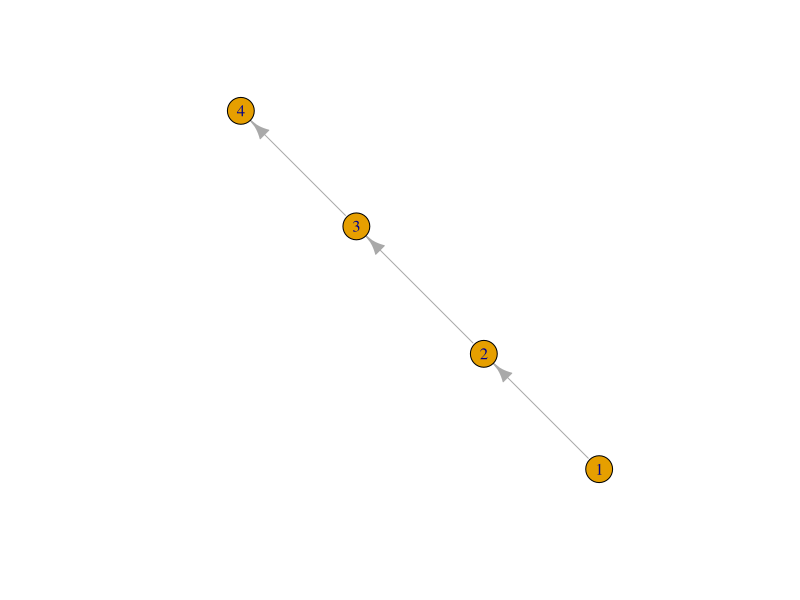
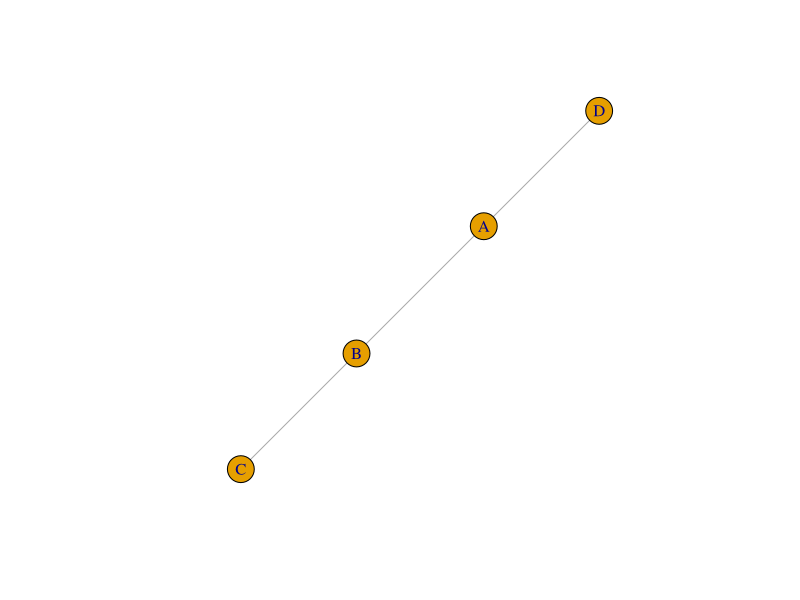
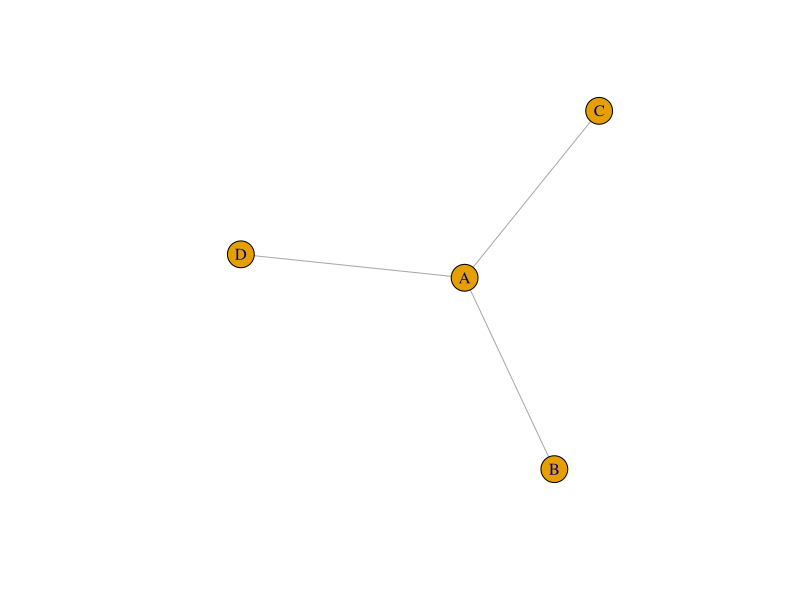
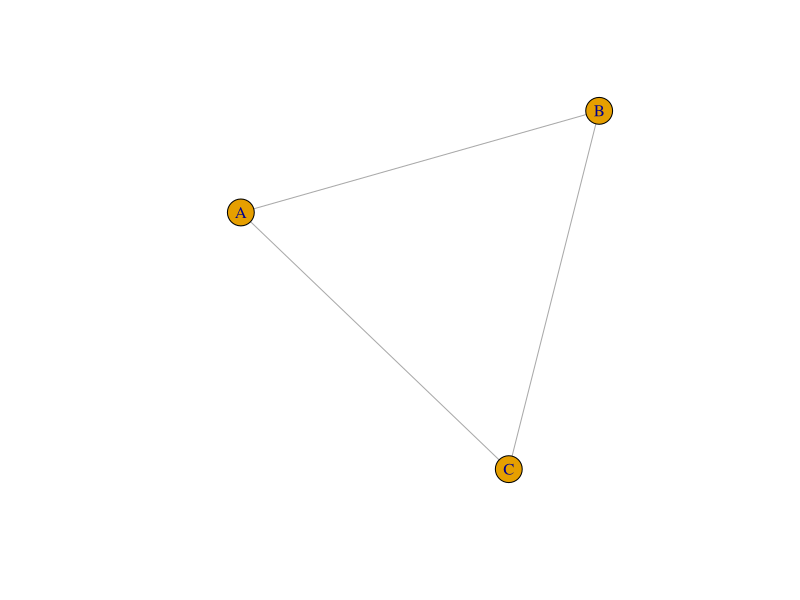
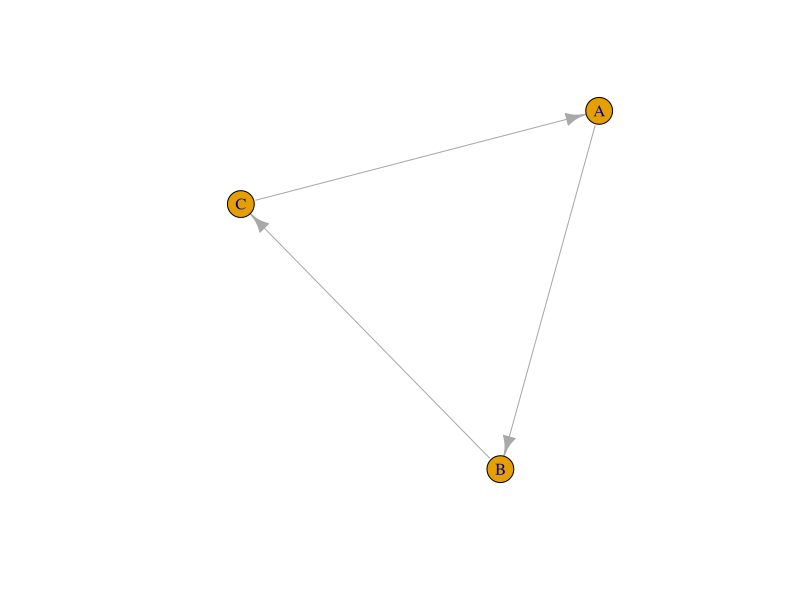
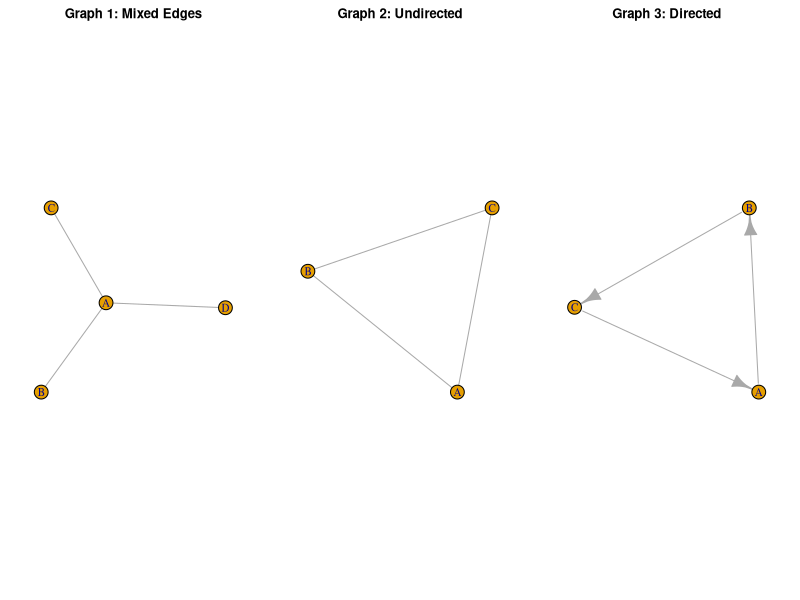
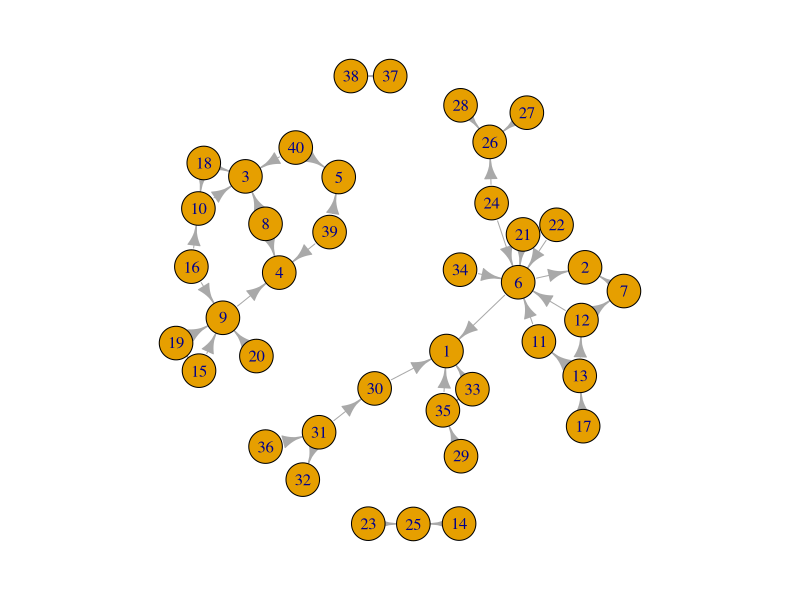
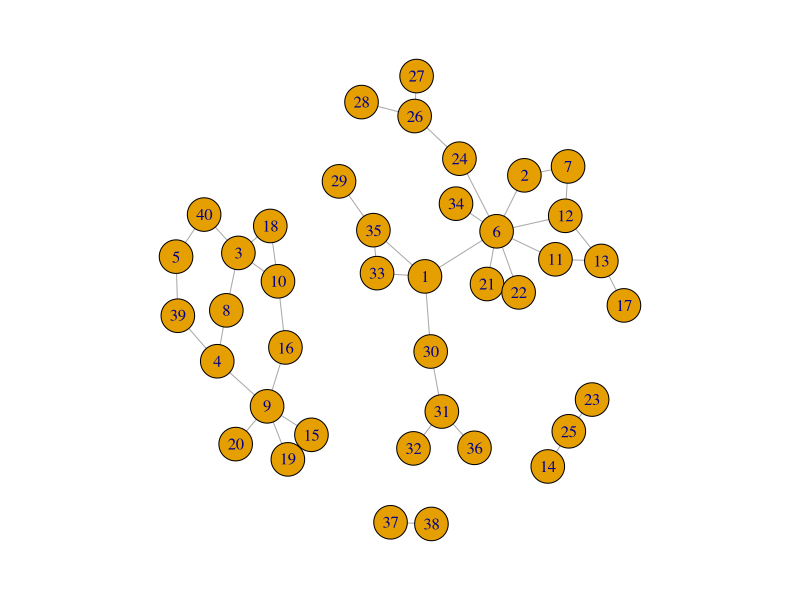

The R source for these figures, in order: (Note: this script raises an error after producing the figures.)
### Introduction to igraph and Basics ----

# Install and load package 
install.packages("igraph")
library(igraph)

## Creating graphs from scrtach 
    # - lets first understand the basics 
first_graph <- make_graph(c(1, 2, 2, 3, 3, 4), directed = TRUE)
plot(first_graph) # this is to manulally creat smaller graphs 
g <- graph_from_literal(A - B - C, A - D)
plot(g) # creates graohs using simple text-like representation useful for small illustrative examples 
# if you want to include multiple edges then use can add : ( A-B:C) . Make sure you know if egdes are undirected or directed as they require differnt input of code -- undirected, -> directed 
g1 <- graph_from_literal(A - B:C, A-D)
plot(g1) # multiple edges 
g2<- graph_from_literal(A--B--C--A)
plot (g2) # undirected edges 
g3<- graph_from_literal(A -+ B -+ C -+ A) 
plot(g3) # Directed edges 

# addind graoh to the same panel 
par(mfrow = c(1, 3)) 
par(mar = c(2, 2, 2, 2))  # Adjust margins
# Plot each graph
plot(g1, main = "Graph 1: Mixed Edges")
plot(g2, main = "Graph 2: Undirected")
plot(g3, main = "Graph 3: Directed")

# Reset plotting parameters
par(mfrow = c(1, 1))

## Creating graphs from datasets 
  # description: 3 way s
#load  dataset(s)
Edges <- read.csv("edges data.csv")
Nodes <- read.csv ("nodes data.csv")

#1
foodweb <- graph_from_data_frame(d = Edges, vertices = Nodes, directed = TRUE)
plot(foodweb)
#2 - adjacent matrix 
adj_matrix <- as_adjacency_matrix(foodweb, attr = "Weight", sparse = FALSE)
print(adj_matrix)
#3 - edge list 
edge_list <- as_data_frame(foodweb, what = "edges")
print(edge_list)
# 4 - incidence matrix ?
#5 
network<- graph_from_adjacency_matrix(adj_matrix)
network<- graph_from_data_frame(d = edge_list, directed = F)
plot(network)

## differnt graph shapes 
g_ring<- make_ring(10)
plot(g_ring)
g5 <- make_star(n = 6, mode = "undirected")
plot(g5)
g6 <- make_tree(n = 7, children = 2)
plot(g6)
g7<- make_lattice(dimvector = c(3, 3))
plot(g7)

par(mfrow = c(1, 4)) 
par(mar = c(2, 2, 2, 2))  # Adjust margins
# Plot each graph
plot(g4, main = "ring")
plot(g5, main = "star")
plot(g6, main = "tree")
plot(g7, main = "lattice")

# Reset plotting parameters
par(mfrow = c(1, 1))

## now that we have covered the basics lets start to manipulate and analyse the datasets 







# visulise Network 
